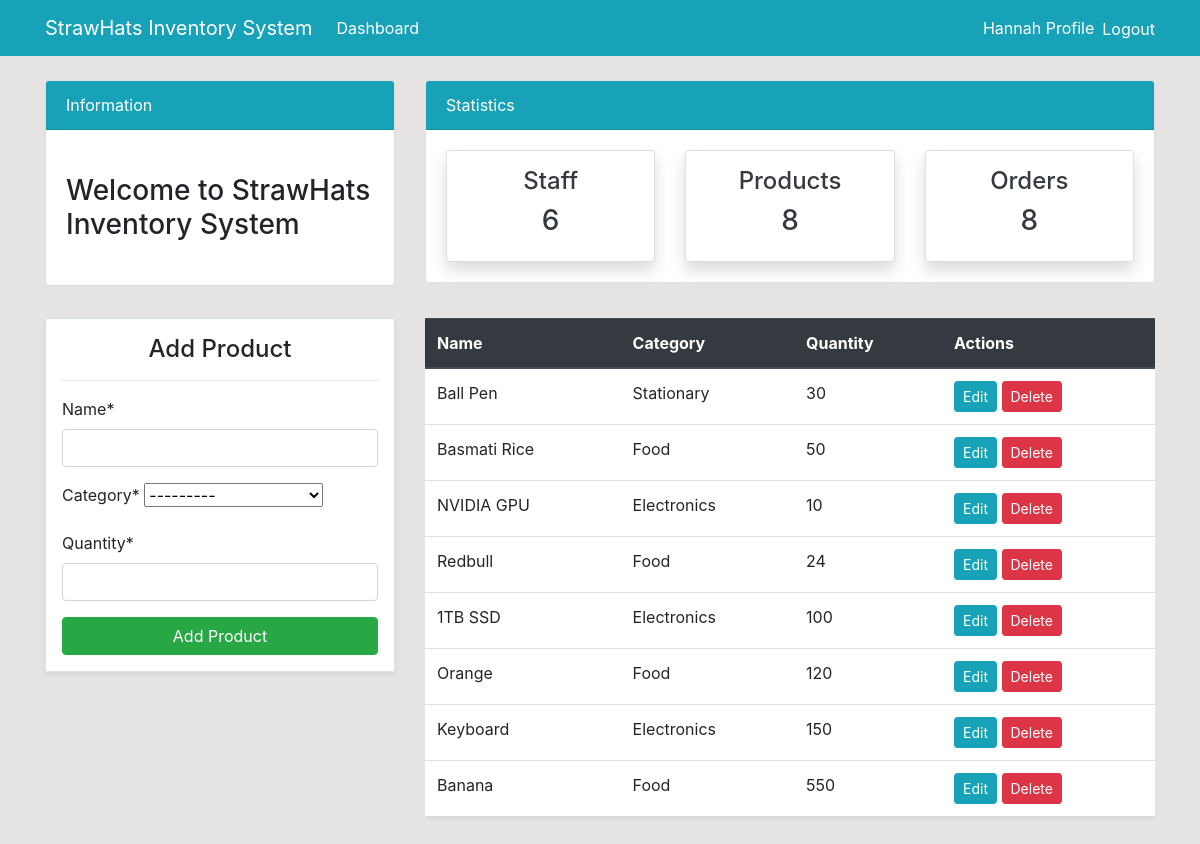
The app's page /product/ (signed in), older data.
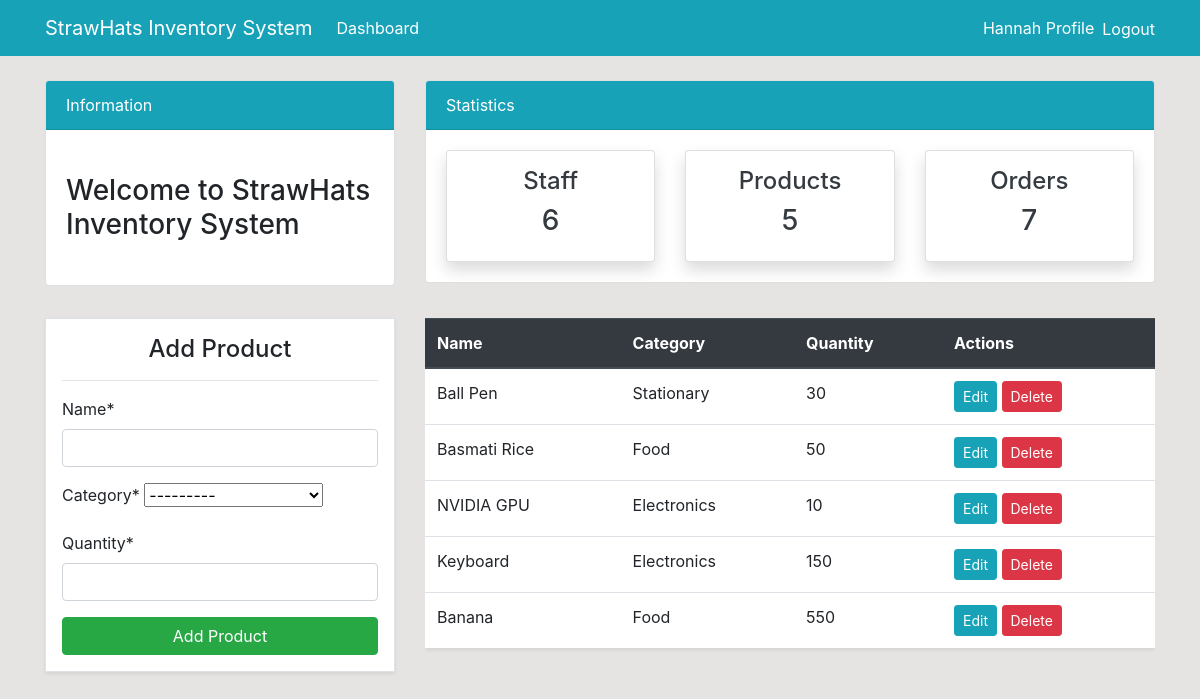
The same page, newer data.
### dashboard/models.py (models this page shows, shortened)
class Product(models.Model):
    name = models.CharField(max_length=100, null=True)
    category=models.CharField(max_length=20, choices=CATEGORY, null=True)
    quantity=models.PositiveIntegerField(null=True)
    class Meta:
        verbose_name_plural = 'Product'

### dashboard/views.py (the view)
# urls.py: path('product/', views.product, name='dashboard-product'),
@login_required
def product(request):
    products = Product.objects.all()
    products_count = products.count()
    orders_count = Order.objects.all().count()
    workers_count = User.objects.all().count()
    if request.method == 'POST':
        form = ProductForm(request.POST)
        if form.is_valid():
            product = form.save()
            product_name = product.name
            messages.success(request, f'Product "{product_name}" has been successfully added!')
            return redirect('dashboard-product')
        else:
            messages.error(request, 'Failed to add the product. Please check the form for errors.')
    else:
        form = ProductForm()
    if not products.exists():
        messages.info(request, 'No products are currently available. Start by adding a new product!')
    context = {
        'items': products,
        'form': form,
        'workers_count' :workers_count,
        'orders_count' :orders_count,
        'products_count' : products_count,
    }
    return render(request, 'dashboard/product.html', context)

### dashboard/forms.py
class ProductForm(forms.ModelForm):
    class Meta:
        model = Product
        fields = ['name', 'category', 'quantity']

### templates/dashboard/product.html (shortened to what this page needs)
{% extends 'partials/base.html' %}
{% load crispy_forms_tags %}
{% block content %}
{% include 'partials/topnav.html' %}
<div class="container">
    <div class="row my-4">
        <div class="col-md-4">
            <div class="border bg-white p-3 shadow-sm">
                <h4 class="text-center">Add Product</h4>
                <hr>
                <form method="POST">
                    {{ form|crispy }}
                    <button class="btn btn-success w-100" type="submit">Add Product</button>
                </form>
            </div>
        </div>
        <div class="col-md-8">
            <div class="table-responsive">
                <table class="table table-hover bg-white shadow-sm">
                    <thead class="thead-dark">
                        <tr>
                            <th scope="col">Name</th>
                            <th scope="col">Category</th>
                            <th scope="col">Quantity</th>
                            <th scope="col">Actions</th>
                        </tr>
                    </thead>
                    <tbody>
                        {% if items %}
                        {% for item in items %}
                        <tr>
                            <td>{{ item.name }}</td>
                            <td>{{ item.category }}</td>
                            <td>{{ item.quantity }}</td>
                            <td>
                                <a class="btn btn-info btn-sm" href="{% url 'dashboard-product-update' item.id %}">Edit</a>
                                <a class="btn btn-danger btn-sm" href="{% url 'dashboard-product-delete' item.id %}">Delete</a>
                            </td>
                        </tr>
                        {% endfor %}
                        {% else %}
                        <tr>
                            <td colspan="4" class="text-center text-muted">No products found. Add a product to get started!</td>
                        </tr>
                        {% endif %}
                    </tbody>
                </table>
            </div>
        </div>
    </div>
</div>
{% endblock %}

Row changes from the older to the newer data that the page shows:
removed Product: name "Redbull", category "Food", quantity "24"
removed Product: name "1TB SSD", category "Electronics", quantity "100"
removed Product: name "Orange", category "Food", quantity "120"
Text that changed along with them:
{{ products_count }}: "8" → "5"
{{ orders_count }}: "8" → "7"
